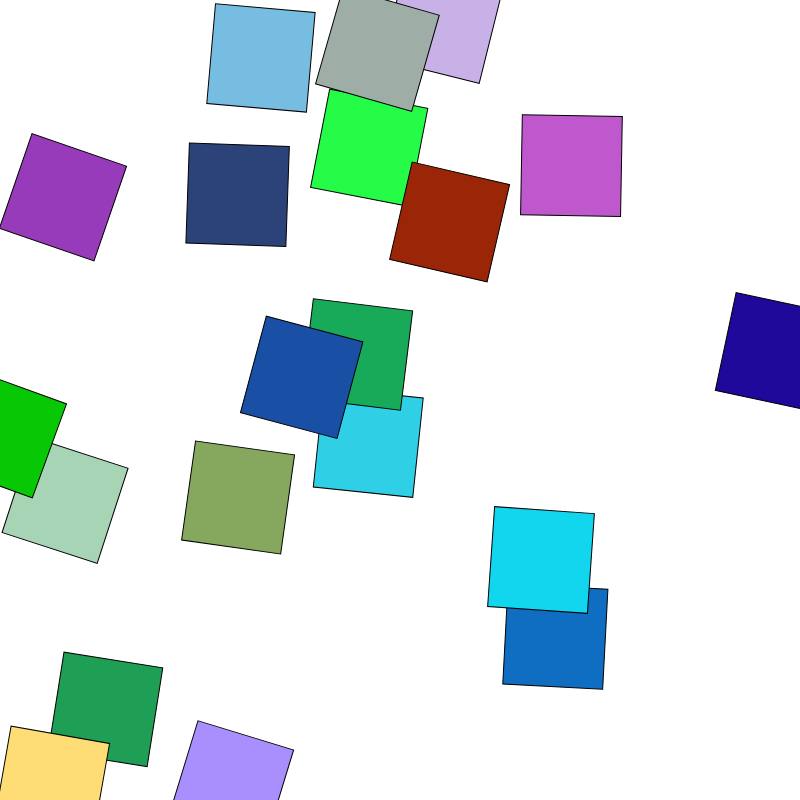
Frame 1 (no input)
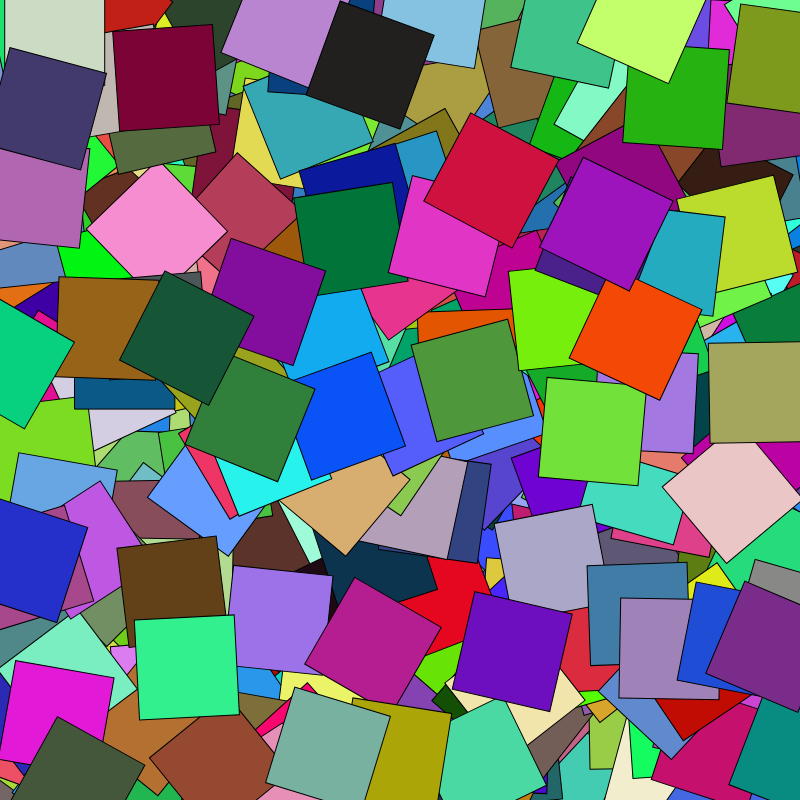
Frame 60 (no input)
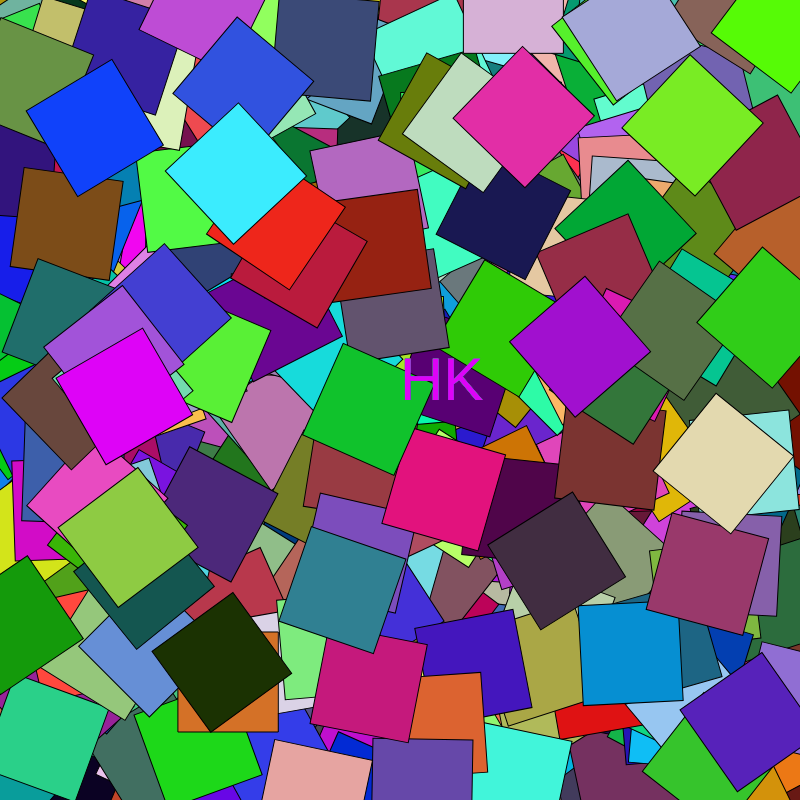
Frame 120 (the mouse pressed at the canvas centre since frame 60)

The p5.js sketch that drew these frames (run headless with seeded random() and noise() and a simulated clock; from frame 60 on, the mouse is pressed at the canvas centre):

// p5.js sketch
// ── sketch.js
let grado = Math.PI / 180;
let r = grado;

function setup() {
  // put setup code here
  createCanvas(800,800)
  rectMode(CENTER);
  background(255);
  noCursor();
}

function dibujo(x, y, grados) {
  push();
  translate(x, y);
  rotate(grados);
  rect(0, 0, 100, 100);
  pop();
}

function draw() {
  textSize(60);
  for (let i = 0; i < 20; i++) {
    let x = random(0, width);
    let y = random(0, height);
    let rojo = random(0, 255);
    let verde = random(0, 255);
    let azul = random(0, 255);
    fill(rojo, verde, azul, 300);
    dibujo(x, y, r);
    r += grado;

  }

  text("HK", mouseX, mouseY);

}
